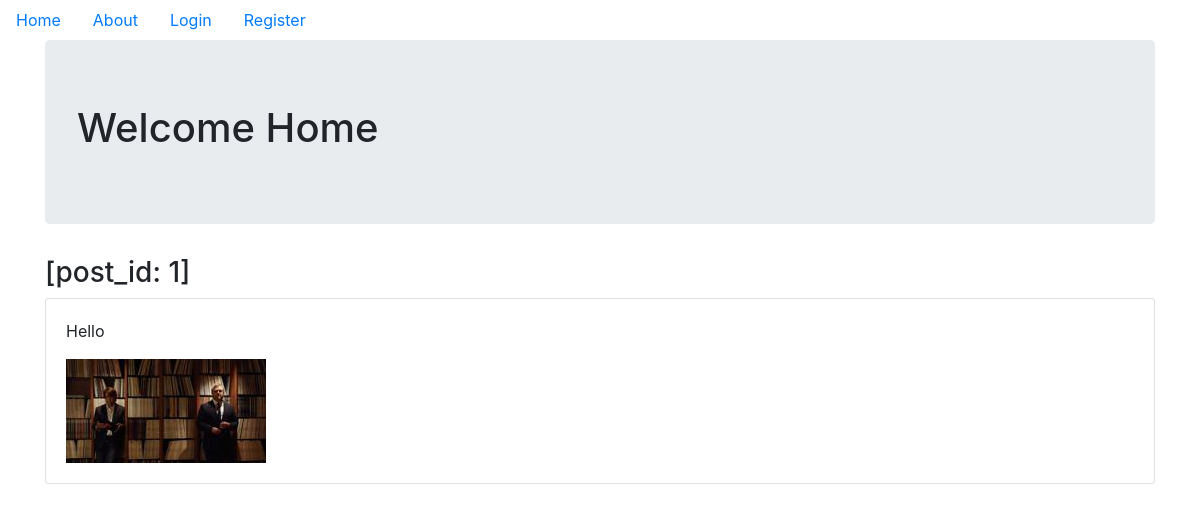
Before: / with the older database file.
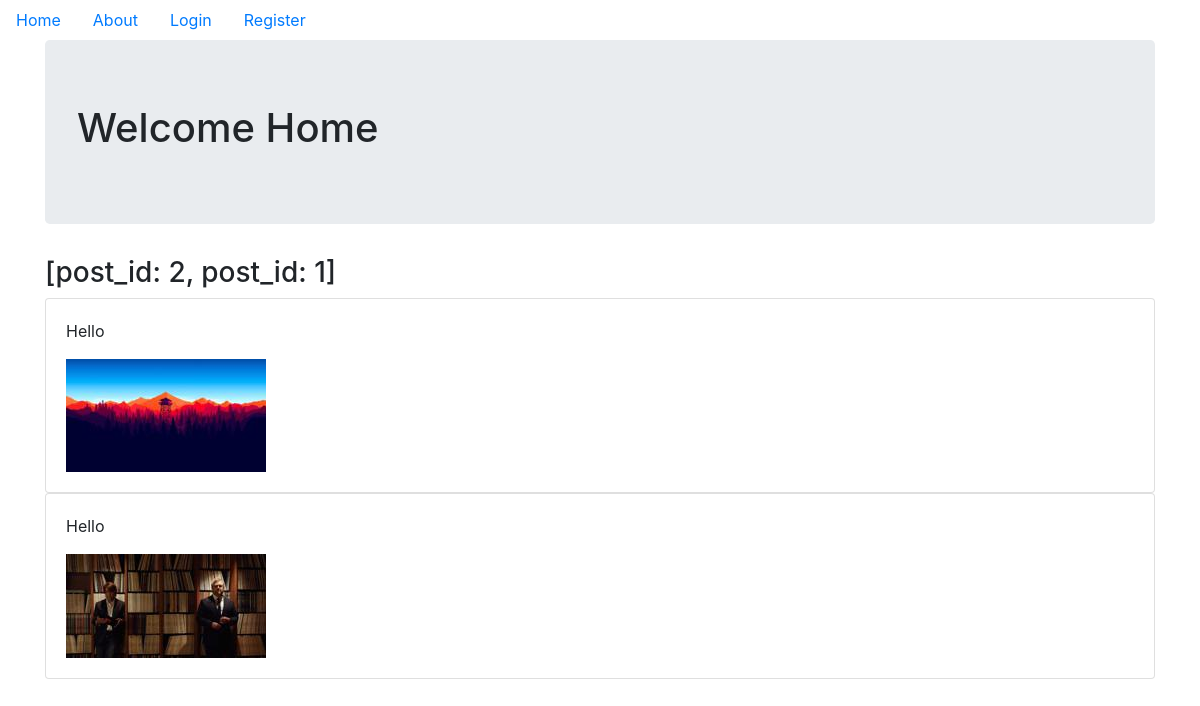
After: the same page with the newer database file.
### mainproject/models.py (models this page shows, shortened)
class Meme(db.Model):
    users = db.relationship(User)
    id = db.Column(db.Integer,primary_key= True)
    user_id = db.Column(db.Integer, db.ForeignKey('users.id'),nullable = False)
    date = db.Column(db.DateTime,nullable=False, default = datetime.utcnow)
    meme_caption = db.Column(db.Text,nullable = False)
    meme_image = db.Column(db.String(128),nullable=False)
    def __repr__(self):
        return f"post_id: {self.id}"

### mainproject/core/views.py (the view)
@core.route('/')
def index():
    memes = Meme.query.order_by(Meme.date.desc()).all()
    return render_template("index.html",memes = memes)

### mainproject/templates/index.html
{% extends "base.html" %} {% block content %}
<div class="jumbotron">
    <h1>Welcome Home</h1>
</div>
<h3>{{memes}}</h3>
{% for meme in memes %}
<div class="card">
    <div class="card-body">
        <p>Hello</p>
        <img src="{{url_for('static',filename= 'memes/'+meme.meme_image)}}" alt="">
    </div>
</div>
{% endfor %} {% endblock %}

### mainproject/templates/base.html (shortened to what this page needs)
<!doctype html>
<html lang="en">
<head>
    <link rel="stylesheet" href="https://stackpath.bootstrapcdn.com/bootstrap/4.5.2/css/bootstrap.min.css">
</head>
<body>
    <ul class='nav'>
        <li class='nav-link'>
            <a href="{{ url_for('core.index') }}">Home</a>
        </li>
        <li class='nav-link'>
            <a href="{{ url_for('core.about') }}">About</a>
        </li>
        {% if current_user.is_authenticated %}
        <li class='nav-link'>
            <a href="{{ url_for('users.logout') }}">Log out</a>
        </li>
        <li class='nav-link'>
            <a href="{{ url_for('users.account') }}">Account</a>
        </li>
        <li class='nav-link'>
            <a href="{{url_for('meme_post.create_meme')}}">Create Post</a>
        </li>
        <li class='nav-link'>
            <a href="#">Profile</a>
        </li>
        {% else %}
        <li class='nav-link'>
            <a href="{{ url_for('users.login') }}">Login</a>
        </li>
        <li class='nav-link'>
            <a href="{{ url_for('users.register') }}">Register</a>
        </li>
        {% endif %}
    </ul>
    <div class="container">
        {% block content %} {% endblock %}
    </div>
</body>
</html>

Changed rows visible on the page:
added Meme: id "[post_id: 2, post_id: 1]", meme_image (picture)
Other visible differences:
{{ memes }}: "[post_id: 1]" → "[post_id: 2, post_id: 1]"
